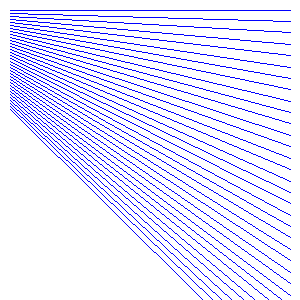
Frame 1 (no input)
Frame 2 (the mouse pressed at the canvas centre, redrawn once): identical to frame 1, image omitted

The Processing sketch that drew this single still picture (run headless with seeded random() and noise(); the mouse was pressed at the canvas centre and the sketch redrawn once):

// Processing sketch: RandomLinesTestHarness
// ── RandomLinesTestHarness.pde
/* test harness to draw lines using line() and
   supposedly identical lines using my own line function
 */
void setup(){
  size(300,300);
  noLoop(); // call draw() only once
  noSmooth(); // don't draw smooth lines
}

void testLines( int x0, int y0, int x1, int y1 ){
  stroke(255,0,0); // red
  myLine(x0,y0,x1,y1);
  stroke(0,0,255); // blue
  line(x0,y0,x1,y1);
}

void draw(){
  background(255);
  stroke(0);
  for( int i=0;i<100;i+=3){
    // draw about 33 lines of slope between 0 and 1 
    int startx = 10 ;
    int starty = 10+i ;
    float slope = (0.01*i) ;
    int endx = 290 ;
    int endy = (int) (starty+slope*(endx-startx) ) ;
    testLines(startx,starty,endx,endy) ;
  }
}

void myLine( int x0, int y0, int x1, int y1 ){
  /* write your code here */
}
